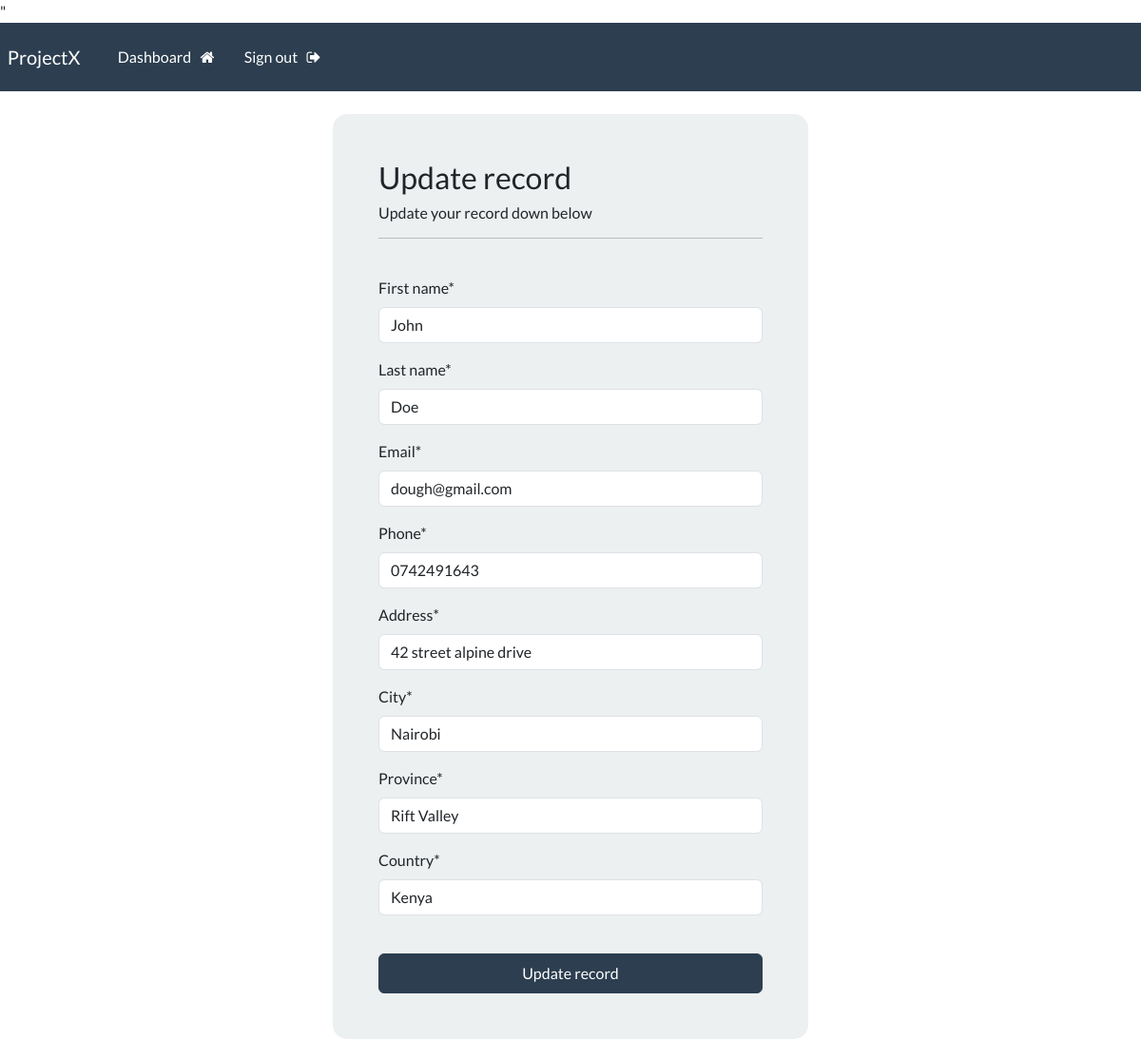
Page /update-record/1 (signed in) on the earlier database version.
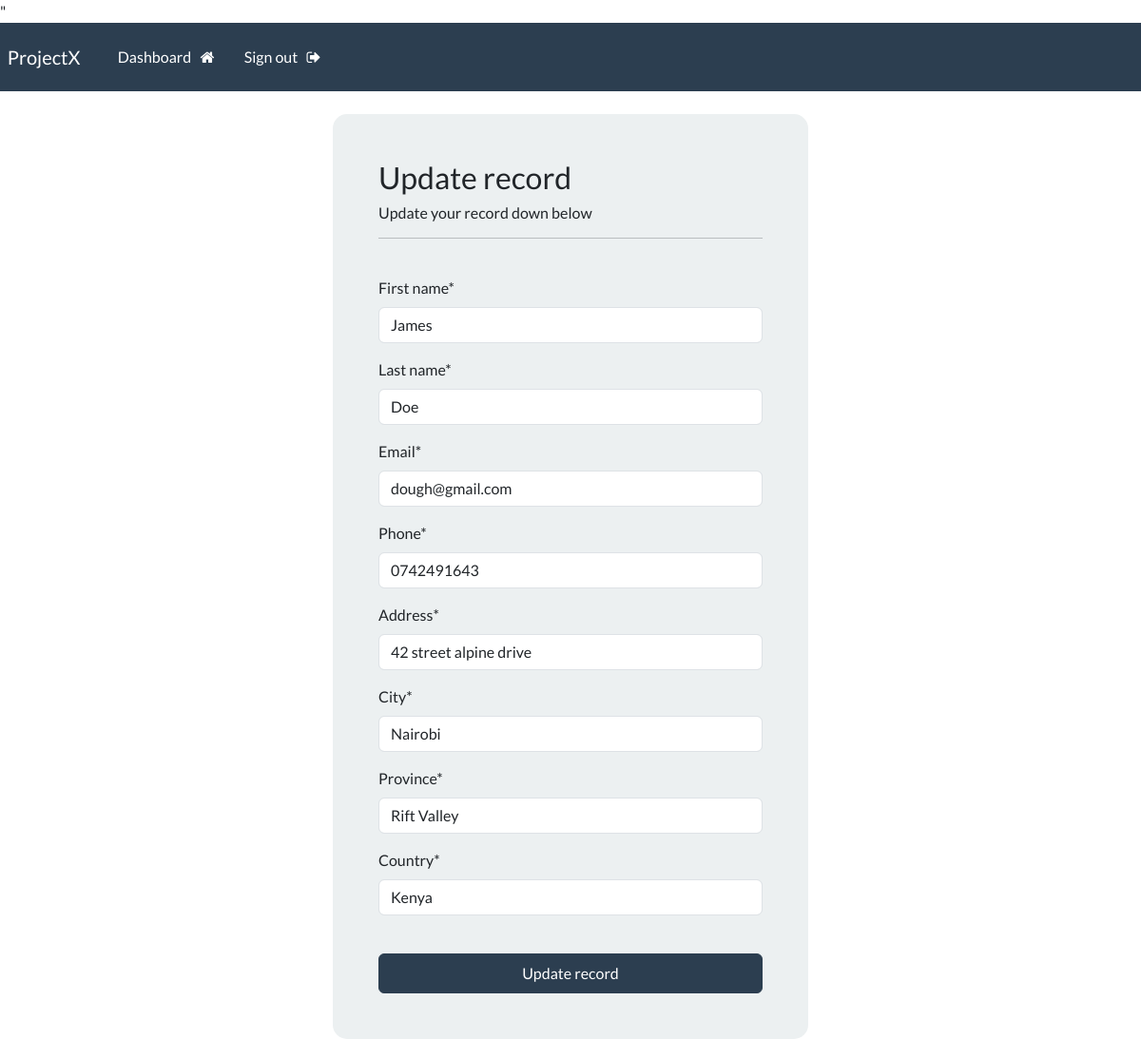
Same page on the later database version.
### webapp/models.py (models this page shows)
class Record(models.Model):
    creation_date = models.DateField(auto_now=True)
    first_name = models.CharField(max_length=100)
    last_name = models.CharField(max_length=100)
    email = models.CharField(max_length=255)
    phone = models.CharField(max_length=20)
    address = models.CharField(max_length=300)
    city = models.CharField(max_length=255)
    province = models.CharField(max_length=200)
    country = models.CharField(max_length=125)

### webapp/views.py (the view)
# urls.py: path('update-record/<int:pk>',views.update_record,name='update-record'),
@login_required(login_url='my-login')
def update_record(request, pk):
    record=Record.objects.get(id=pk)
    form= UpdateRecordForm(instance=record)
    if request.method== 'POST':
        form = UpdateRecordForm(request.POST, instance=record)
        if form.is_valid():
            form.save()
            return redirect('dashboard')
    context = {"form":form}
    return render(request, 'webapp/update-record.html', context=context)

### webapp/forms.py
class UpdateRecordForm(forms.ModelForm):
    class Meta:
        model = Record
        fields = ['first_name', 'last_name', 'email', 'phone', 'address', 'city', 'province', 'country']

### webapp/templates/webapp/update-record.html (shortened to what this page needs)
{% extends 'webapp/base.html' %}
{% load crispy_forms_tags  %}
{% block content %}
<body>
    <div class="container bg-light shadow-md p-5 form-layout">
        <h3>Update record</h3>
        <h6>Update your record down below</h6>
        <hr>
        <br>
        <form method="POST" autocomplete="off">
            {{form|crispy}}
            <br>
            <button type="submit" class="btn btn-primary w-100 btn-block p-2">Update record</button>
        </form>
    </div>
</body>
{% endblock %}

Differences in the rows shown:
changed Record "Doe": first_name "John" → "James"
